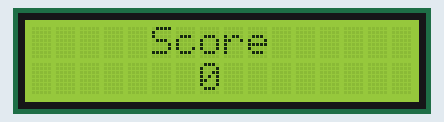
A sketch run on a simulated Arduino Uno, built with avr-gcc and run on an emulated ATmega328P. On the bench: 16×2 character LCD. At 10.9 s the program stops and its outputs stay as they are.

Above: at 0.22 s.
At 1.51 s:
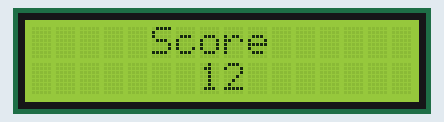
At 2.81 s:
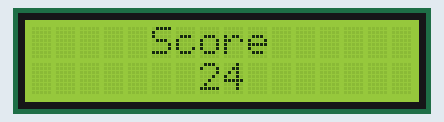
At 5.52 s:
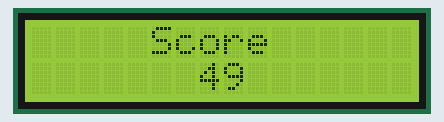
At 8.23 s:
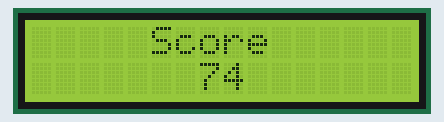
At 10.9 s:
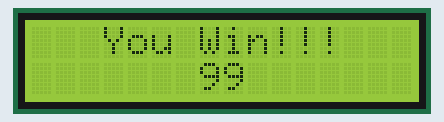

The sketch:

lcd.ino
```cpp
#include <LiquidCrystal_I2C.h>
#include  <Wire.h>

//the first parameter is  the I2C address
//the second parameter is how many rows are on your screen
//the  third parameter is how many columns are on your screen
LiquidCrystal_I2C lcd(0x27,  16, 2);

void printCenter(int, String);
int int_score=0;
void setup() {
  lcd.init();
  lcd.backlight();
}
void loop() {
  delay(100);
  // tell the screen to write on the top row
  printCenter(1, "Score");
  String cur_score=String(int_score);
  int_score++;
  printCenter(2, cur_score);

  //win
  if(int_score==100)
  {
    printCenter(1, "You Win!!!");
    while(true)
    {}
  }

}

void printCenter(int row, String text) {
  int col = (16 - text.length()) / 2;  // 16 is the LCD width
  if (col < 0) col = 0;                // Avoid negative index if text is too long
  lcd.setCursor(col, row - 1);         // row-1 because LCD rows start at 0
  lcd.print(text);
}
```
